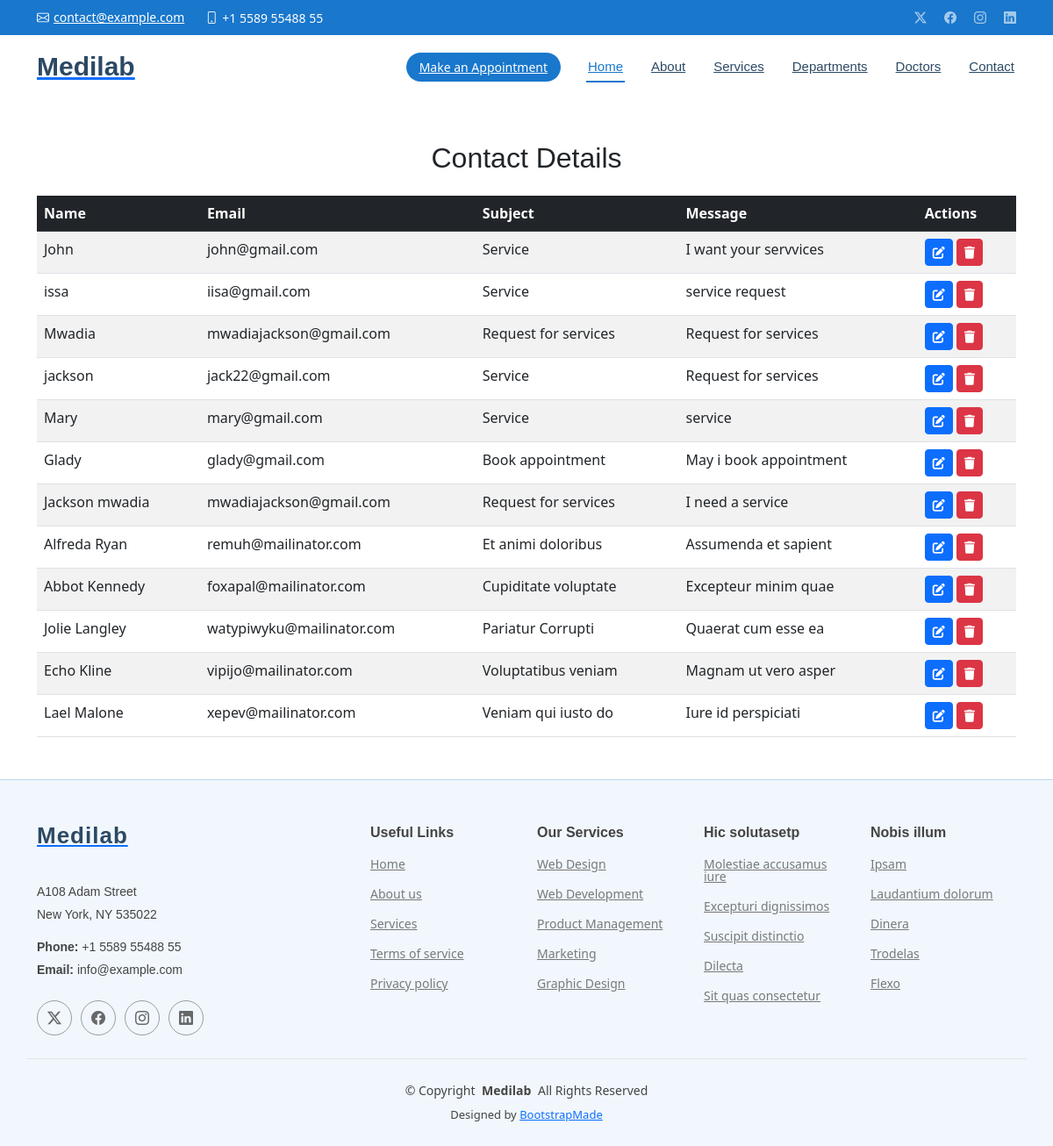
Page /view-contacts/ on the committed database.
### medilabApp/models.py (models this page shows, shortened)
class Contact(models.Model):
    name = models.CharField(max_length=100, validators=[validate_no_empty])
    email = models.EmailField(validators=[validate_no_empty])
    subject = models.CharField(max_length=200, validators=[validate_no_empty])
    message = models.TextField(validators=[validate_no_empty])

### medilabApp/views.py (the view)
# urls.py: path('view-contacts/', views.view_contact, name='view-contacts'),
def view_contact(request):
    all_contacts = Contact.objects.all()
    return render(request, 'view-contact.html', {'all_contacts': all_contacts})

### templates/view-contact.html (shortened to what this page needs)
{% extends 'starter-page.html' %}
{% load static %}
{% block body %}
<!doctype html>
<html lang="en">
<head>
    <link href="https://cdn.jsdelivr.net/npm/bootstrap@5.3.0/dist/css/bootstrap.min.css" rel="stylesheet">
    <link href="https://cdnjs.cloudflare.com/ajax/libs/font-awesome/6.0.0-beta3/css/all.min.css" rel="stylesheet">
</head>
<body>
    <div class="container my-5">
        <h2 class="text-center mb-4">Contact Details</h2>
        <table class="table table-striped">
            <thead class="table-dark">
                <tr>
                    <th>Name</th>
                    <th>Email</th>
                    <th>Subject</th>
                    <th>Message</th>
                    <th>Actions</th>
                </tr>
            </thead>
            <tbody>
                {% for contact in all_contacts %}
                <tr>
                    <td>{{ contact.name }}</td>
                    <td>{{ contact.email }}</td>
                    <td>{{ contact.subject }}</td>
                    <td>{{ contact.message }}</td>
                    <td>
                        <a href="#" class="btn btn-primary btn-sm" title="Edit">
                            <i class="fas fa-edit"></i>
                        </a>
                        <a href="{% url 'delete_contact' contact.id %}" class="btn btn-danger btn-sm" title="Delete" onclick="confirmsDelete(event, {{ contact.id }})">
                            <i class="fas fa-trash"></i>
                        </a>
                    </td>
                </tr>
                {% endfor %}
            </tbody>
        </table>
    </div>
</body>
</html>
{% endblock %}

### static/assets/css/main.css (style rules this page uses)
:root { --default-font: "Roboto", system-ui, -apple-system, "Segoe UI", Roboto, "Helvetica Neue", Arial, "Noto Sans", "Liberation Sans", sans-serif, "Apple Color Emoji", "Segoe UI Emoji", "Segoe UI Symbol", "Noto Color Emoji"; --heading-font: "Poppins", sans-serif; --nav-font: "Raleway", sans-serif; }
:root { --background-color: #ffffff; --default-color: #444444; --heading-color: #2c4964; --accent-color: #1977cc; --surface-color: #ffffff; --contrast-color: #ffffff; }
:root { --nav-color: #2c4964; --nav-hover-color: #1977cc; --nav-mobile-background-color: #ffffff; --nav-dropdown-background-color: #ffffff; --nav-dropdown-color: #2c4964; --nav-dropdown-hover-color: #1977cc; }
:root { scroll-behavior: smooth; }
body { color: var(--default-color); background-color: var(--background-color); font-family: var(--default-font); }
a { color: var(--accent-color); text-decoration: none; transition: 0.3s; }
h1, h2, h3, h4, h5, h6 { color: var(--heading-color); font-family: var(--heading-font); }

### templates/view-contact.html (style rules this page uses)
.table-striped tbody tr:nth-of-type(odd) { background-color: #f8f9fa; }
.table-striped tbody tr:nth-of-type(even) { background-color: #e9ecef; }

### rows in the picture
Contact: name "John", email "john@gmail.com", subject "Service", message "I want your servvices"
Contact: name "issa", email "iisa@gmail.com", subject "Service", message "service request"
Contact: name "Mwadia", email "mwadiajackson@gmail.com", subject "Request for services", message "Request for services"
Contact: name "jackson", email "jack22@gmail.com", subject "Service", message "Request for services"
Contact: name "Mary", email "mary@gmail.com", subject "Service", message "service"
Contact: name "Glady", email "glady@gmail.com", subject "Book appointment", message "May i book appointment"
Contact: name "Jackson mwadia", email "mwadiajackson@gmail.com", subject "Request for services", message "I need a service"
Contact: name "Alfreda Ryan", email "remuh@mailinator.com", subject "Et animi doloribus", message "Assumenda et sapient"
Contact: name "Abbot Kennedy", email "foxapal@mailinator.com", subject "Cupiditate voluptate", message "Excepteur minim quae"
Contact: name "Jolie Langley", email "watypiwyku@mailinator.com", subject "Pariatur Corrupti", message "Quaerat cum esse ea"
Contact: name "Echo Kline", email "vipijo@mailinator.com", subject "Voluptatibus veniam", message "Magnam ut vero asper"
Contact: name "Lael Malone", email "xepev@mailinator.com", subject "Veniam qui iusto do", message "Iure id perspiciati"
